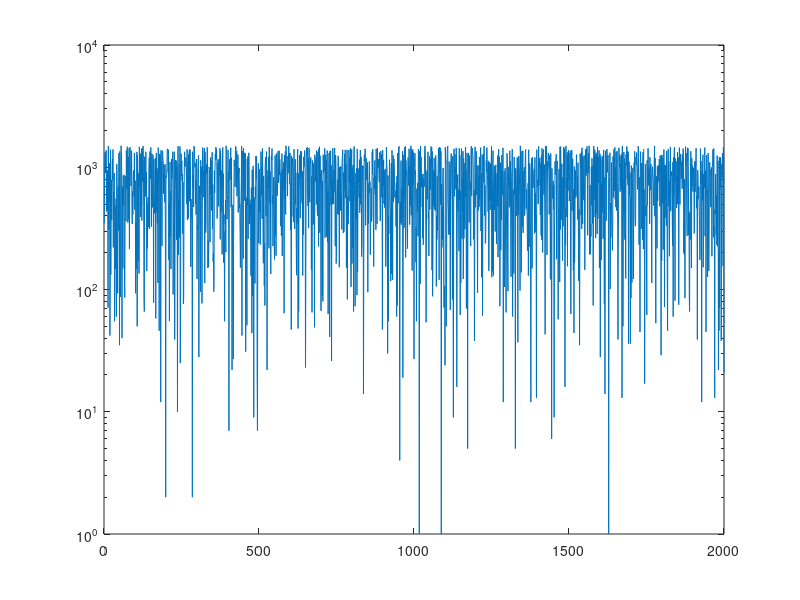

Write MATLAB code to recreate this figure. (Note: this script raises an error after producing the figure.)
%y=round(rand(1,2000)*1500)';x=1:2000;x=x';
%15.1
clear,clc
load x 
load y
semilogy(x,y)
%15.2
alert_signal(15)
%15.3
output = weekly_average(x,y)
%15.4
rng default % for reproducibility
tdata = 1:1:120;
ydata = round(rand(1,120)*1500);
fun = @(x)sseval(x,tdata,ydata);
x0 = rand(2,1);
bestx = fminsearch(fun,x0);
A = bestx(1);
lambda = bestx(2);
yfit = A*exp(-lambda*tdata+1);
plot(tdata,ydata,'*');
hold on
plot(tdata,yfit,'r');
xlabel('tdata')
ylabel('Response Data and Curve')
title('Data and Best Fitting Exponential Curve')
legend('Data','Fitted Curve')
hold off
m=A;
n=1/lambda;
yfit = m*exp(-1/n*tdata+1);
for t=tdata
    yhat = m*exp(-1/n*t+1);
        if yhat<1000
            fprintf("water quality within safe limits again at t=%d hour\n",t)
            break
        end
end
